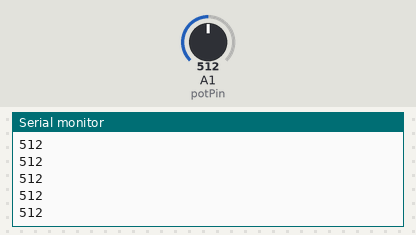
Bench run of a sketch on a simulated Arduino Uno, built with avr-gcc and run on an emulated ATmega328P. On the bench: the last lines printed to the serial monitor. The test bench sets the inputs (shaded band); at power-on: A1 (potPin) = 512.

Above: at 1.2 s.
1.3 s: A1 (potPin) set to 716
At 1.31 s:
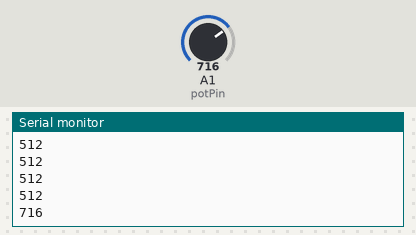
2.8 s: A1 (potPin) set to 900
At 2.81 s:
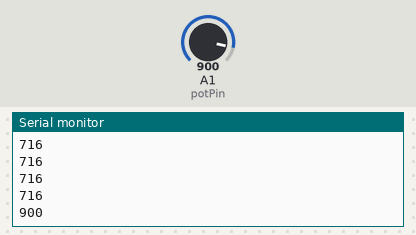
Timing chart, 0 to 5.8 s (numbered marks = the images above; inputs shaded):
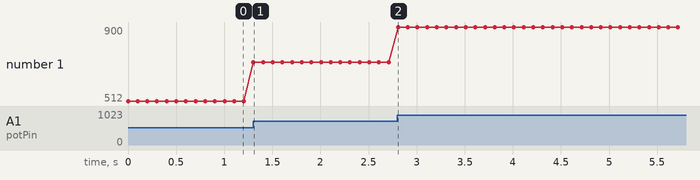

Measured:
- after the input at 1.3 s, the serial monitor: prints a new line at once (image 1)
- after the input at 2.8 s, the serial monitor: prints a new line at once (image 2)
- plotted number 1: 512 → 716 after the input at 1.3 s, 716 → 900 after the input at 2.8 s

The sketch:

potentiometer_test.ino
```cpp
/*
  Bring-up test: potentiometer read
  -----------------------------------
  Originally: manualandlaser.ino

  Purpose: confirm an analog input (a potentiometer on A1) reads cleanly,
  as a stepping stone toward manual/override servo positioning. Despite
  the original filename, this particular script only exercises the
  potentiometer read — it doesn't drive the laser.
*/

const int potPin = A1;

void setup() {
  Serial.begin(9600);
}

void loop() {
  int potValue = analogRead(potPin);

  Serial.println(potValue);

  delay(100);
}
```
